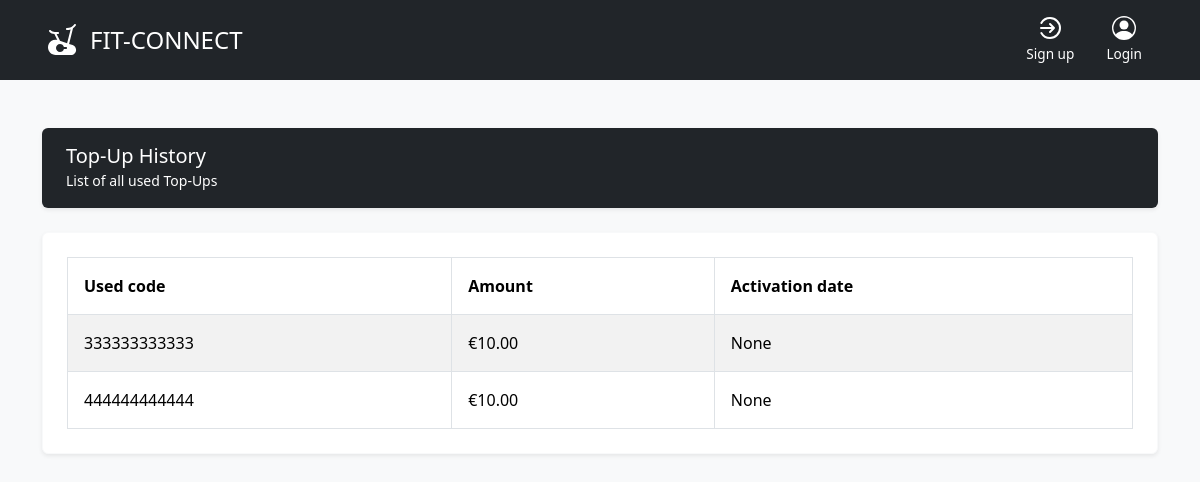
/all_top_ups/, run on the app's committed database.
### app/models.py (models this page shows, shortened)
class TopUp(models.Model):
    code = models.CharField(max_length=12)
    expiration_date = models.DateField()
    amount = models.DecimalField(max_digits=10, decimal_places=2)
    is_used = models.BooleanField(default=False)
    user = models.ForeignKey(UserProfile, on_delete=models.CASCADE, null=True, blank=True)
    used_date = models.DateField(null=True, blank=True)

### app/views.py (the view)
# urls.py: path('all_top_ups/', views.all_top_ups, name='all_top_ups'),
def all_top_ups(request):
    top_ups = TopUp.objects.all().order_by('-used_date')
    return render(request, 'app/top_up_list.html', {'top_ups': top_ups})

### app/templates/app/top_up_list.html (shortened to what this page needs)
{% extends "app/base.html" %}
{% block content %}
<div class="container">
    <div class="d-flex align-items-center text-white rounded shadow-sm bg-dark mt-5">
        <div class="text-white px-4 py-3">
            <h5 class="mb-0">Top-Up History</h5>
            <div class="card-text"><small>List of all used Top-Ups</small></div>
        </div>
    </div>
        <div class="card border-light my-3 bg-body rounded shadow-sm mt-4">
            <div class="card-body p-4">
                <table class="table table-striped table-bordered mb-0">
                    <thead>
                        <tr>
                            <th>Used code</th>
                            <th>Amount</th>
                            <th>Activation date</th>
                        </tr>
                    </thead>
                    <tbody>
                        {% for top_up in top_ups %}
                            {% if top_up.user == user.userprofile %}
                            <tr>
                                <td>{{ top_up.code }}</td>
                                <td>€{{ top_up.amount }}</td>
                                <td>{{ top_up.used_date }}</td>
                            </tr>
                            {% endif %}
                        {% endfor %}
                    </tbody>
                </table>
            </div>
        </div>
</div>
{% endblock content %}

### app/templates/app/top_up_list.html (style rules this page uses)
body { background-color: #f8f9fa; }
th, td { padding: 1rem!important; }

### data on the page
TopUp: code "333333333333", amount "10.00", used_date "None"
TopUp: code "444444444444", amount "10.00", used_date "None"
